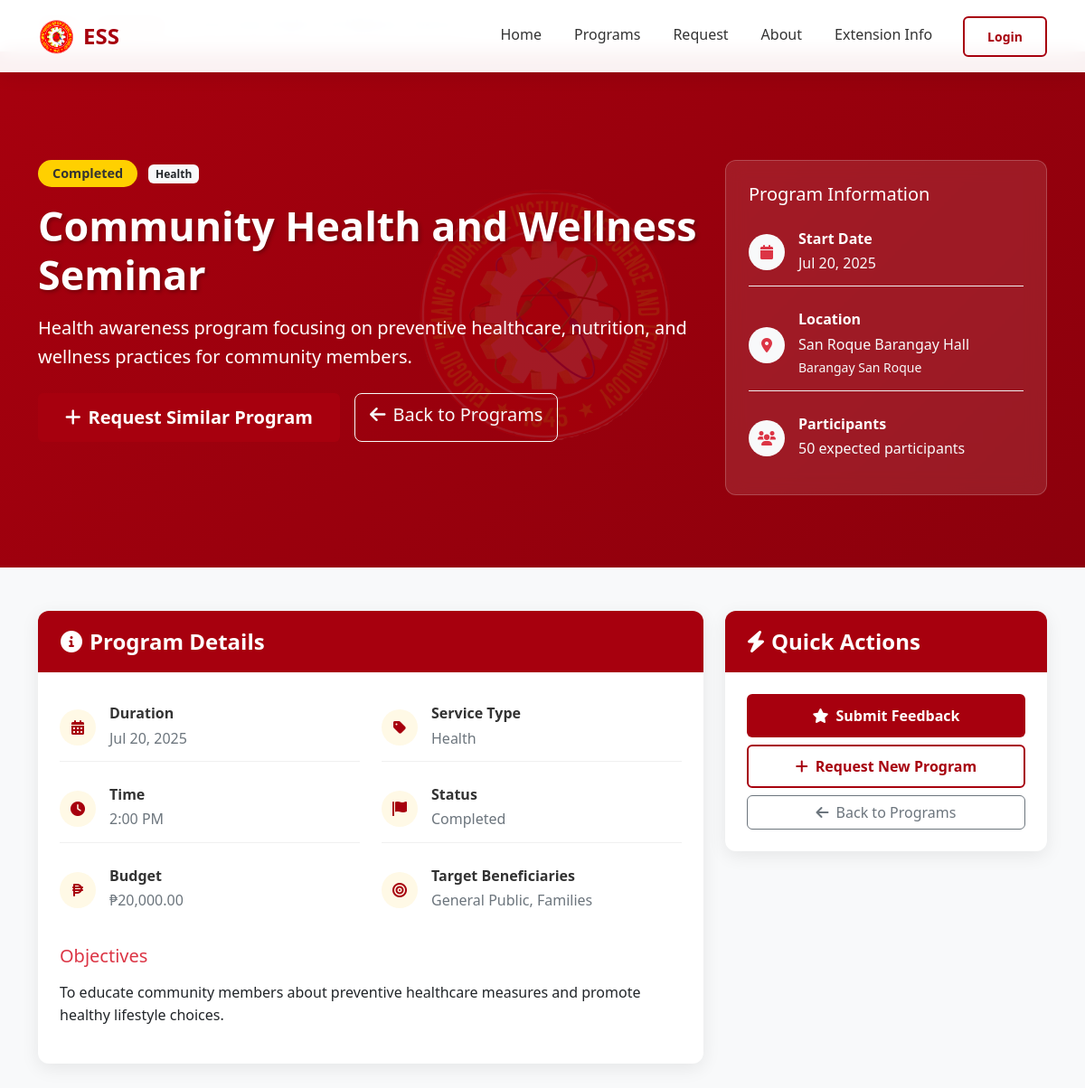
Page /public-view/program-detail.php?id=2 on the committed database.
### tables this page shows
CREATE TABLE `programs` (
  `program_id` int(11) NOT NULL,
  `title` varchar(255) NOT NULL,
  `description` text DEFAULT NULL,
  `objectives` text DEFAULT NULL,
  `type_of_service` enum('Health','Education','Agriculture','Technology','Environment','Social Services','Skills Training') NOT NULL,
  `target_beneficiaries` text DEFAULT NULL,
  `location` varchar(255) NOT NULL,
  `barangay` varchar(100) DEFAULT NULL,
  `date_start` date NOT NULL,
  `date_end` date DEFAULT NULL,
  `time_start` time NOT NULL,
  `time_end` time DEFAULT NULL,
  `expected_participants` int(11) NOT NULL DEFAULT 0,
  `actual_participants` int(11) DEFAULT 0,
  `budget_allocated` decimal(12,2) NOT NULL DEFAULT 0.00,
  `budget_used` decimal(12,2) DEFAULT 0.00,
  `status` enum('Planned','Ongoing','Completed','Cancelled') NOT NULL DEFAULT 'Planned',
  `approval_status` enum('Pending','Approved','Rejected') NOT NULL DEFAULT 'Approved',
  `created_by` int(11) NOT NULL,
  `created_at` timestamp NOT NULL DEFAULT current_timestamp(),
  `updated_at` timestamp NOT NULL DEFAULT current_timestamp() ON UPDATE current_timestamp()
);

### authentication/config.php (called while the page is built, shortened)
<?php
class Database {
    private $host = DB_HOST;
    private $username = DB_USERNAME;
    private $password = DB_PASSWORD;
    private $database = DB_NAME;
    private $charset = DB_CHARSET;
    public $pdo;
    private function connect() {
        $dsn = "mysql:host={$this->host};dbname={$this->database};charset={$this->charset}";
        $options = [
            PDO::ATTR_ERRMODE => PDO::ERRMODE_EXCEPTION,
            PDO::ATTR_DEFAULT_FETCH_MODE => PDO::FETCH_ASSOC,
            PDO::ATTR_EMULATE_PREPARES => false,
        ];
        try {
            $this->pdo = new PDO($dsn, $this->username, $this->password, $options);
        } catch (PDOException $e) {
            die("Database connection failed: " . $e->getMessage());
        }
    }
    public function query($sql, $params = []) {
        try {
            $stmt = $this->pdo->prepare($sql);
            $stmt->execute($params);
            return $stmt;
        } catch (PDOException $e) {
            error_log("Database query error: " . $e->getMessage());
            return false;
        }
    }
    public function fetch($sql, $params = []) {
        $stmt = $this->query($sql, $params);
        return $stmt ? $stmt->fetch() : false;
    }
}
$db = new Database();
function formatDate($date, $format = 'M d, Y') {
    $timestamp = strtotime($date);
    return date($format, $timestamp);
}
function formatCurrency($amount) {
    return '₱' . number_format($amount, 2);
}
?>

### public-view/program-detail.php (the view, shortened to what this page needs)
<?php
require_once '../config.php';
$program_id = isset($_GET['id']) ? (int)$_GET['id'] : 0;
$program = $db->fetch("SELECT * FROM programs WHERE program_id = ? AND approval_status = 'Approved'", [$program_id]);
$program['status'] = $program['status'] ?? 'Planned';
$program['type_of_service'] = $program['type_of_service'] ?? 'Extension';
$program['objectives'] = $program['objectives'] ?? '';
$program['target_beneficiaries'] = $program['target_beneficiaries'] ?? '';
$current_date = date('Y-m-d');
$start_date = $program['date_start'];
$end_date = $program['date_end'] ?? $start_date;
if ($start_date > $current_date) {
    $program['status'] = 'Upcoming';
} elseif ($end_date < $current_date) {
    $program['status'] = 'Completed';
} elseif ($start_date <= $current_date && $end_date >= $current_date) {
    $program['status'] = 'Ongoing';
}
?>
<!DOCTYPE html>
<html lang="en">
<head>
    <link href="https://cdnjs.cloudflare.com/ajax/libs/font-awesome/6.0.0/css/all.min.css" rel="stylesheet">
    <link href="https://cdnjs.cloudflare.com/ajax/libs/bootstrap/5.3.0/css/bootstrap.min.css" rel="stylesheet">
</head>
<body>
    <nav class="navbar navbar-expand-lg navbar-light fixed-top">
        <div class="container">
            <a class="navbar-brand" href="public_homepage.php">
                <img src="../images/earist_logo_png.png" alt="EARIST Logo">
                <?= SYSTEM_ABBR ?>
            </a>
            <div class="collapse navbar-collapse" id="navbarNav">
                <ul class="navbar-nav ms-auto">
                    <li class="nav-item"><a class="nav-link" href="public_homepage.php#home">Home</a></li>
                    <li class="nav-item"><a class="nav-link" href="public_homepage.php#programs">Programs</a></li>
                    <li class="nav-item"><a class="nav-link" href="public_homepage.php#request">Request</a></li>
                    <li class="nav-item"><a class="nav-link" href="public_homepage.php#about">About</a></li>
                    <li class="nav-item"><a class="nav-link" href="public_homepage.php#extension-info">Extension Info</a></li>
                    <li class="nav-item ms-lg-3 mt-2 mt-lg-0">
                        <a href="../authentication/login.php" class="btn btn-earist-outline btn-sm">Login</a>
                    </li>
                </ul>
            </div>
        </div>
    </nav>
    <div class="breadcrumb-nav">
        <div class="container">
            <nav aria-label="breadcrumb">
                <ol class="breadcrumb">
                    <li class="breadcrumb-item"><a href="public_homepage.php">Home</a></li>
                    <li class="breadcrumb-item"><a href="public_homepage.php#programs">Programs</a></li>
                    <li class="breadcrumb-item active"><?= htmlspecialchars($program['title']) ?></li>
                </ol>
            </nav>
        </div>
    </div>
    <section class="program-hero">
        <div class="container">
            <div class="row">
                <div class="col-lg-8 program-hero-content">
                    <div class="mb-3">
                        <span class="badge status-badge status-<?= strtolower($program['status']) ?>">
                            <?= htmlspecialchars($program['status']) ?>
                        </span>
                        <span class="badge bg-light text-dark ms-2">
                            <?= htmlspecialchars($program['type_of_service']) ?>
                        </span>
                    </div>
                    <h1 class="program-title"><?= htmlspecialchars($program['title']) ?></h1>
                    <p class="lead mb-4"><?= htmlspecialchars($program['description']) ?></p>
                    <div class="d-flex flex-wrap gap-3">
                        <a href="public_homepage.php#request" class="btn btn-earist btn-lg">
                            <i class="fas fa-plus me-2"></i>Request Similar Program
                        </a>
                        <a href="public_homepage.php#programs" class="btn btn-outline-light btn-lg">
                            <i class="fas fa-arrow-left me-2"></i>Back to Programs
                        </a>
                    </div>
                </div>
                <div class="col-lg-4">
                    <div class="program-meta">
                        <h5 class="text-white mb-3">Program Information</h5>
                        <div class="info-item">
                            <div class="info-icon bg-light">
                                <i class="fas fa-calendar text-danger"></i>
                            </div>
                            <div class="info-content">
                                <h6 class="text-white">Start Date</h6>
                                <p class="text-light"><?= formatDate($program['date_start']) ?></p>
                            </div>
                        </div>
                        <div class="info-item">
                            <div class="info-icon bg-light">
                                <i class="fas fa-map-marker-alt text-danger"></i>
                            </div>
                            <div class="info-content">
                                <h6 class="text-white">Location</h6>
                                <p class="text-light"><?= htmlspecialchars($program['location']) ?></p>
                                <?php if (!empty($program['barangay'])): ?>
                                    <p class="text-light"><small><?= htmlspecialchars($program['barangay']) ?></small></p>
                                <?php endif; ?>
                            </div>
                        </div>
                        <div class="info-item">
                            <div class="info-icon bg-light">
                                <i class="fas fa-users text-danger"></i>
                            </div>
                            <div class="info-content">
                                <h6 class="text-white">Participants</h6>
                                <p class="text-light">
                                    <?php if ($program['status'] === 'Completed' && $program['actual_participants']): ?>
                                        <?= number_format($program['actual_participants']) ?> actual participants
                                    <?php else: ?>
                                        <?= number_format($program['expected_participants']) ?> expected participants
                                    <?php endif; ?>
                                </p>
                            </div>
                        </div>
                    </div>
                </div>
            </div>
        </div>
    </section>
    <div class="container my-5">
        <div class="row">
            <div class="col-lg-8">
                <div class="content-card">
                    <div class="card-header-custom">
                        <h4><i class="fas fa-info-circle me-2"></i>Program Details</h4>
                    </div>
                    <div class="card-body p-4">
                        <div class="row">
                            <div class="col-md-6">
                                <div class="info-item">
                                    <div class="info-icon">
                                        <i class="fas fa-calendar-alt"></i>
                                    </div>
                                    <div class="info-content">
                                        <h6>Duration</h6>
                                        <p>
                                            <?= formatDate($program['date_start']) ?>
                                        </p>
                                    </div>
                                </div>
                                <div class="info-item">
                                    <div class="info-icon">
                                        <i class="fas fa-clock"></i>
                                    </div>
                                    <div class="info-content">
                                        <h6>Time</h6>
                                        <p>
                                            <?php if (!empty($program['time_start'])): ?>
                                                <?= date('g:i A', strtotime($program['time_start'])) ?>
                                            <?php else: ?>
                                                TBA
                                            <?php endif; ?>
                                        </p>
                                    </div>
                                </div>
                                <div class="info-item">
                                    <div class="info-icon">
                                        <i class="fa-solid fa-peso-sign"></i>
                                    </div>
                                    <div class="info-content">
                                        <h6>Budget</h6>
                                        <p>
                                            <?php if (!empty($program['budget_allocated'])): ?>
                                                <?= formatCurrency($program['budget_allocated']) ?>
                                            <?php else: ?>
                                                TBA
                                            <?php endif; ?>
                                        </p>
                                    </div>
                                </div>
                            </div>
                            <div class="col-md-6">
                                <div class="info-item">
                                    <div class="info-icon">
                                        <i class="fas fa-tag"></i>
                                    </div>
                                    <div class="info-content">
                                        <h6>Service Type</h6>
                                        <p><?= htmlspecialchars($program['type_of_service']) ?></p>
                                    </div>
                                </div>
                                <div class="info-item">
                                    <div class="info-icon">
                                        <i class="fas fa-flag"></i>
                                    </div>
                                    <div class="info-content">
                                        <h6>Status</h6>
                                        <p><?= htmlspecialchars($program['status']) ?></p>
                                    </div>
                                </div>
                                <?php if (!empty($program['target_beneficiaries'])): ?>
                                <div class="info-item">
                                    <div class="info-icon">
                                        <i class="fas fa-bullseye"></i>
                                    </div>
                                    <div class="info-content">
                                        <h6>Target Beneficiaries</h6>
                                        <p><?= htmlspecialchars($program['target_beneficiaries']) ?></p>
                                    </div>
                                </div>
                                <?php endif; ?>
                            </div>
                        </div>
                        <?php if (!empty($program['objectives'])): ?>
                        <div class="mt-4">
                            <h5 class="text-danger mb-3">Objectives</h5>
                            <p><?= nl2br(htmlspecialchars($program['objectives'])) ?></p>
                        </div>
                        <?php endif; ?>
                    </div>
                </div>
            </div>
            <div class="col-lg-4">
                <div class="content-card">
                    <div class="card-header-custom">
                        <h4><i class="fas fa-bolt me-2"></i>Quick Actions</h4>
                    </div>
                    <div class="card-body p-4">
                        <div class="d-grid gap-2">
                            <button class="btn btn-earist" data-bs-toggle="modal" data-bs-target="#feedbackModal">
                                <i class="fas fa-star me-2"></i>Submit Feedback
                            </button>
                            <a href="public_homepage.php#request" class="btn btn-earist-outline">
                                <i class="fas fa-plus me-2"></i>Request New Program
                            </a>
                            <a href="public_homepage.php#programs" class="btn btn-outline-secondary">
                                <i class="fas fa-arrow-left me-2"></i>Back to Programs
                            </a>
                        </div>
                    </div>
                </div>
            </div>
        </div>
    </div>
</body>
</html>

### rows in the picture
programs: type_of_service "Health", title "Community Health and Wellness Seminar", description "Health awareness program focusing on preventive healthcare, nutrition, and wellness practices for community members.", date_start "Jul 20, 2025", location "San Roque Barangay Hall", barangay "Barangay San Roque", expected_participants "50", time_start "2:00 PM", budget_allocated "₱20,000.00", target_beneficiaries "General Public, Families", objectives "To educate community members about preventive healthcare measures and promote healthy lifestyle choices."

### other values in the picture
SYSTEM_ABBR "ESS"
$program['status'] "Completed"
